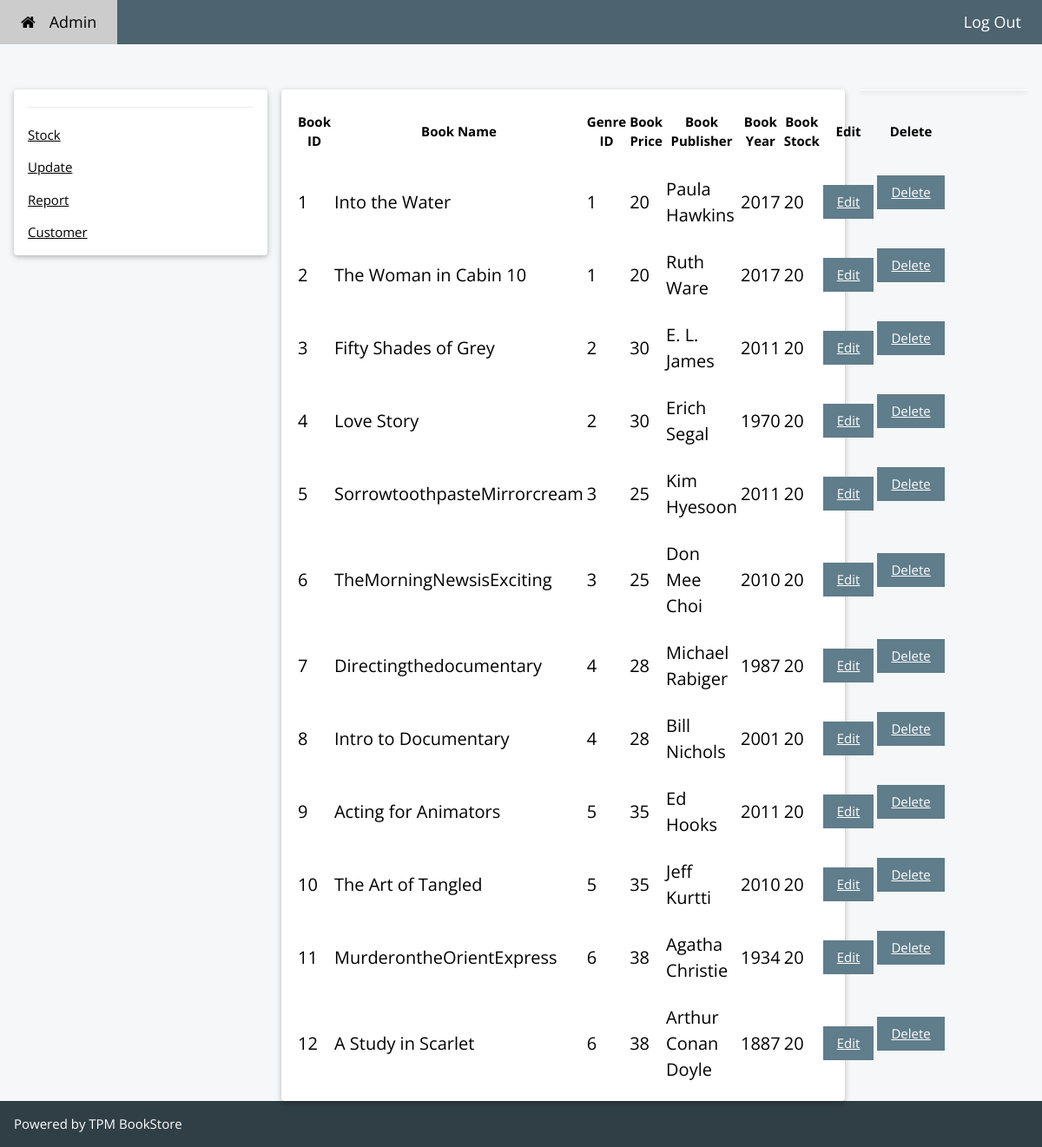
Screenshot of /admin/sindex.php (signed in) with the database file from the repository.
### tables this page shows
CREATE TABLE `book` (
  `book_id` int(11) NOT NULL,
  `book_name` varchar(50) NOT NULL,
  `genre_id` int(11) NOT NULL,
  `book_price` decimal(10,0) NOT NULL,
  `book_description` text NOT NULL,
  `book_publisher` varchar(50) NOT NULL,
  `book_year` int(11) NOT NULL,
  `book_stock` int(11) NOT NULL
);

### admin/sindex.php (the view, shortened to what this page needs)
<?php
include "../include/connection.php";
if (!isset($_SESSION['mySession']))
{
	header("location: login.php");
}
else
{
	$username= $_SESSION['mySession'];
	$sql="SELECT * FROM admin WHERE admin_username='$username'";
	$result=mysqli_query($con,$sql);
	$row = mysqli_fetch_array($result);
   	$name=$row['admin_name'];
	}
?>
<!DOCTYPE html>
<html>
<link rel="stylesheet" href="w3.css"/>
<link rel="stylesheet" href="w3-theme-blue-grey.css"/>
<link rel="stylesheet" href="font-awesome.min.css"/>
<body class="w3-theme-l5">
<div class="w3-top">
 <div class="w3-bar w3-theme-d2 w3-left-align w3-large">
    <a href="sindex.php" class="w3-bar-item w3-button w3-padding-large w3-theme-d4"><i class="fa fa-home w3-margin-right"></i>Admin</a>
  <a href="logout.php" class="w3-bar-item w3-button w3-hide-small w3-right w3-padding-large w3-hover-white" title="logout" >Log Out</a>
 </div>
</div>
<div class="w3-container w3-content" style="max-width:1400px;margin-top:80px">
  <div class="w3-row">
    <div class="w3-col m3">
      <div class="w3-card-2 w3-round w3-white">
        <div class="w3-container">
         <hr/>
         <p><a href="sindex.php">Stock</a></p>
         <p><a href="supdate.php">Update</a></p>
         <p><a href="sreport.php">Report</a></p>
         <?php if($name !='lai'){
         echo '<p><a href="scustomer.php">Customer</a></p>';
         }
		?>
        </div>
      </div>
      <br>
<?php
$result = mysqli_query($con,"SELECT * FROM book");
?>
    </div>
    <div class="w3-col m7">
      <div class="w3-row-padding">
        <div class="w3-col m12">
          <div class="w3-card-2 w3-round w3-white">
            <div class="w3-container w3-padding">
  <table>
 <tr>
 <th>
 <p>Book ID</p>
 </th>
 <th>
 <p>Book Name</p>
 </th>
 <th>
 <p>Genre ID</p>
 </th>
 <th>
 <p>Book Price</p>
 </th>
 <th>
 <p>Book Publisher</p>
 </th>
 <th>
 <p>Book Year</p>
 </th>
 <th>
 <p>Book Stock</p>
 </th>
 <th>
 <p>Edit</p>
 </th>
<th>
 <p>Delete</p>
 </th>
 </tr>
 <?php
while($row = mysqli_fetch_array($result))
{
echo "<tr>";
echo "<td>";
echo "<h4>";
echo $row['book_id'];
echo "</h4>";
echo "</td>";
echo "<td>";
echo "<h4>";
echo $row['book_name'];
echo "</h4>";
echo "</td>";
echo "<td>";
echo "<h4>";
echo $row['genre_id'];
echo "</h4>";
echo "</td>";
echo "<td>";
echo "<h4>";
echo $row['book_price'];
echo "</h4>";
echo "</td>";
echo "<td>";
echo "<h4>";
echo $row['book_publisher'];
echo "</h4>";
echo "</td>";
echo "<td>";
echo "<h4>";
echo $row['book_year'];
echo "</h4>";
echo "</td>";
echo "<td>";
echo "<h4>";
echo $row['book_stock'];
echo "</h4>";
echo "</td>";
echo "<td>";
echo '<div class="w3-button w3-theme">';
echo "<a href=\"edit.php?id=";
echo $row['book_id'];
echo "\">Edit</a>";
echo "</div>";
echo "</td>";
echo "<td>";
echo '<div class="w3-button w3-theme">';
echo "<a href=\"bdelete.php?id=";
echo $row['book_id'];
echo "\" onClick=\"return confirm('Delete ";
echo $row['book_name'];
echo " details?');\">Delete</a>";
echo "</div><br><br>";
echo "</td>";
echo "</tr>";
}
?>
</table>
       </div>
      </div>
      </div>
      </div>
    </div>
    <div class="w3-col m2">
      <br>
    </div>
  </div>
</div>
<footer class="w3-container w3-theme-d5">
  <p>Powered by TPM BookStore</p>
</footer>
</body>
</html>

### admin/w3.css (style rules this page uses)
*,*:before,*:after { box-sizing:inherit }
html { -ms-text-size-adjust:100%;-webkit-text-size-adjust:100% }
body { margin:0 }
article,aside,details,figcaption,figure,footer,header,main,menu,nav,section,summary { display:block }
a { background-color:transparent;-webkit-text-decoration-skip:objects }
hr { box-sizing:content-box;height:0;overflow:visible }
html,body { font-family:Verdana,sans-serif;font-size:15px;line-height:1.5 }
html { overflow-x:hidden }
h4 { font-size:20px }
h1,h2,h3,h4,h5,h6 { font-family:"Segoe UI",Arial,sans-serif;font-weight:400;margin:10px 0 }
hr { border:0;border-top:1px solid #eee;margin:20px 0 }
a { color:inherit }
.w3-btn,.w3-button { border:none;display:inline-block;padding:8px 16px;vertical-align:middle;overflow:hidden;text-decoration:none;color:inherit;background-color:inherit;text-align:center;cursor:pointer;white-space:nowrap }
.w3-btn,.w3-button { -webkit-touch-callout:none;-webkit-user-select:none;-khtml-user-select:none;-moz-user-select:none;-ms-user-select:none;user-select:none }
.w3-bar { width:100%;overflow:hidden }
.w3-bar .w3-bar-item { padding:8px 16px;float:left;width:auto;border:none;display:block;outline:0 }
.w3-bar .w3-button { white-space:normal }
.w3-container:after,.w3-container:before,.w3-panel:after,.w3-panel:before,.w3-row:after,.w3-row:before,.w3-row-padding:after,.w3-row-padding:before, .w3-cell-row:before,.w3-cell-row:after,.w3-clear:after,.w3-clear:before,.w3-bar:before,.w3-bar:after { content:"";display:table;clear:both }
.w3-col,.w3-half,.w3-third,.w3-twothird,.w3-threequarter,.w3-quarter { float:left;width:100% }
@media (min-width:601px) { .w3-col.m2 { width:16.66666% } }
@media (min-width:601px) { .w3-col.m3,.w3-quarter { width:24.99999% } }
@media (min-width:601px) { .w3-col.m7 { width:58.33333% } }
@media (min-width:601px) { .w3-col.m12 { width:99.99999% } }
.w3-content { max-width:980px;margin:auto }
.w3-top,.w3-bottom { position:fixed;width:100%;z-index:1 }
.w3-top { top:0 }
.w3-round,.w3-round-medium { border-radius:4px }
.w3-row-padding,.w3-row-padding>.w3-half,.w3-row-padding>.w3-third,.w3-row-padding>.w3-twothird,.w3-row-padding>.w3-threequarter,.w3-row-padding>.w3-quarter,.w3-row-padding>.w3-col { padding:0 8px }
.w3-container,.w3-panel { padding:0.01em 16px }
.w3-card,.w3-card-2 { box-shadow:0 2px 5px 0 rgba(0,0,0,0.16),0 2px 10px 0 rgba(0,0,0,0.12) }
.w3-large { font-size:18px!important }
.w3-left-align { text-align:left!important }
.w3-margin-right { margin-right:16px!important }
.w3-padding { padding:8px 16px!important }
.w3-padding-large { padding:12px 24px!important }
.w3-right { float:right!important }
.w3-white,.w3-hover-white:hover { color:#000!important;background-color:#fff!important }

### admin/w3-theme-blue-grey.css (style rules this page uses)
.w3-theme-l5 { color:#000 !important; background-color:#f5f7f8 !important }
.w3-theme-d2 { color:#fff !important; background-color:#4d636f !important }
.w3-theme-d4 { color:#fff !important; background-color:#3a4b53 !important }
.w3-theme-d5 { color:#fff !important; background-color:#303e45 !important }
.w3-theme { color:#fff !important; background-color:#607d8b !important }

### admin/sindex.php (style rules this page uses)
html,body,h1,h2,h3,h4,h5 { font-family: "Open Sans", sans-serif }

### rows the page displays
book: book_id "1", book_name "Into the Water", genre "1", book_price "20", book_publisher "Paula Hawkins", book_year "2017", book_stock "20"
book: book_id "2", book_name "The Woman in Cabin 10", genre "1", book_price "20", book_publisher "Ruth Ware", book_year "2017", book_stock "20"
book: book_id "3", book_name "Fifty Shades of Grey", genre "2", book_price "30", book_publisher "E. L. James", book_year "2011", book_stock "20"
book: book_id "4", book_name "Love Story", genre "2", book_price "30", book_publisher "Erich Segal", book_year "1970", book_stock "20"
book: book_id "5", book_name "SorrowtoothpasteMirrorcream", genre "3", book_price "25", book_publisher "Kim Hyesoon", book_year "2011", book_stock "20"
book: book_id "6", book_name "TheMorningNewsisExciting", genre "3", book_price "25", book_publisher "Don Mee Choi", book_year "2010", book_stock "20"
book: book_id "7", book_name "Directingthedocumentary", genre "4", book_price "28", book_publisher "Michael Rabiger", book_year "1987", book_stock "20"
book: book_id "8", book_name "Intro to Documentary", genre "4", book_price "28", book_publisher "Bill Nichols", book_year "2001", book_stock "20"
book: book_id "9", book_name "Acting for Animators", genre "5", book_price "35", book_publisher "Ed Hooks", book_year "2011", book_stock "20"
book: book_id "10", book_name "The Art of Tangled", genre "5", book_price "35", book_publisher "Jeff Kurtti", book_year "2010", book_stock "20"
book: book_id "11", book_name "MurderontheOrientExpress", genre "6", book_price "38", book_publisher "Agatha Christie", book_year "1934", book_stock "20"
book: book_id "12", book_name "A Study in Scarlet", genre "6", book_price "38", book_publisher "Arthur Conan Doyle", book_year "1887", book_stock "20"
